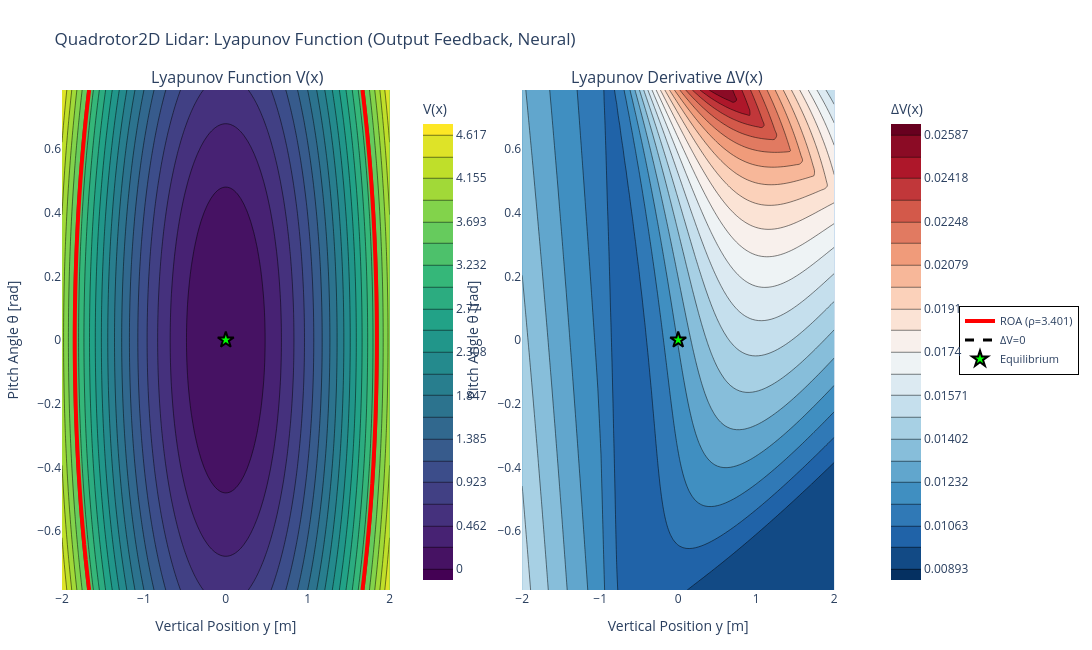

Here is the notebook cell this chart was saved with:
### Code cell
# plotting 2D Lyapunov function, position and angle
plot_lyapunov_2d(
        lyapunov_nn,
        nn_controller,
        discrete_system,
        state_limits_analysis,
        state_indices=state_indices_analysis,
        state_names=("Vertical Position y [m]", "Pitch Angle θ [rad]"),
        rho=rho,
        grid_resolution=100,
        observer_nn=nn_observer,
        title="Quadrotor2D Lidar: Lyapunov Function (Output Feedback, Neural)",
        show=False,
        colorscale="Viridis",
    )
